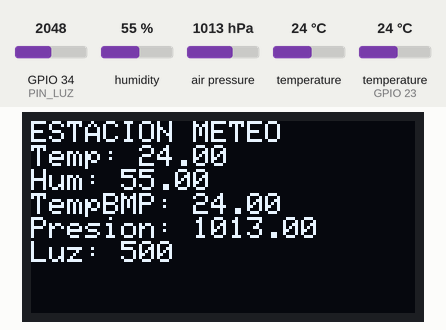
This sketch was run on a simulated ESP32. Shown: 128×64 one-colour display. The inputs (shaded band) are chosen by the test bench; at power-on: humidity 55 %, air pressure 1013 hPa, GPIO 34 (PIN_LUZ) = 2048, temperature 24 °C, temperature (sensor on GPIO 23) 24 °C. WiFi joins after 1.5 s; servers stay silent unless stated; what the sketch prints to the serial monitor is not drawn.

Above: at 2.7 s.
2.8 s: humidity set to 22 %
At 8.0 s:
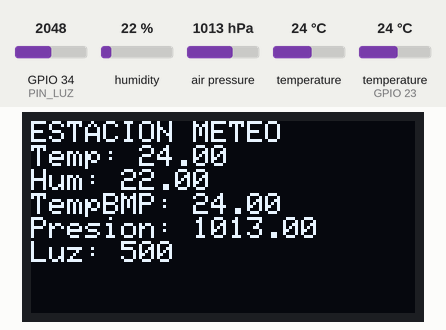
8.4 s: air pressure set to 952 hPa
At 12.8 s:
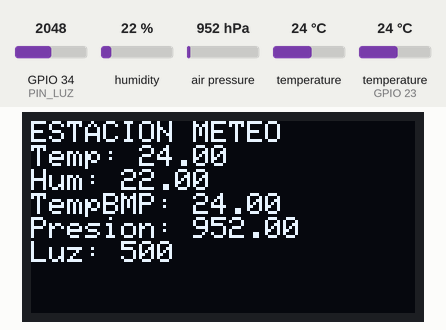
13.8 s: GPIO 34 (PIN_LUZ) set to 2866
At 18.7 s:
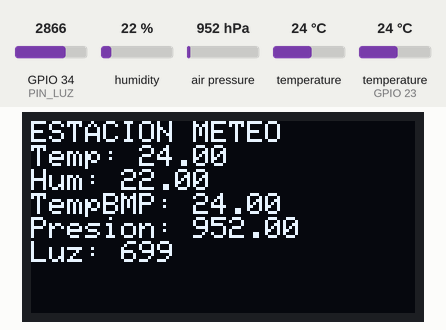
19.1 s: temperature (sensor 0) set to 12 °C
At 23.5 s:
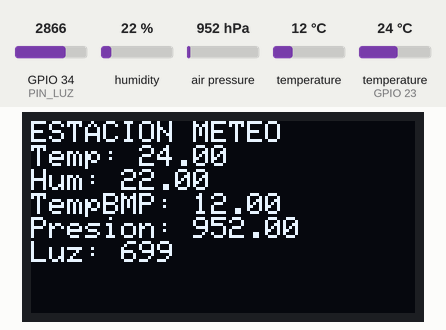
24.5 s: temperature (sensor on GPIO 23) set to 12 °C
At 29.4 s:
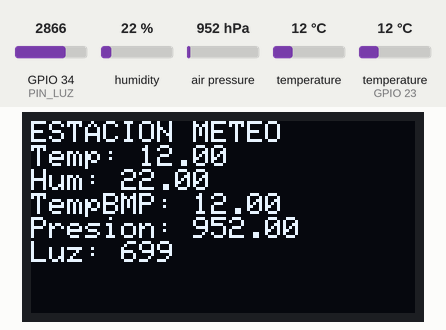
29.8 s: GPIO 34 (PIN_LUZ) set to 3972
At 34.2 s:
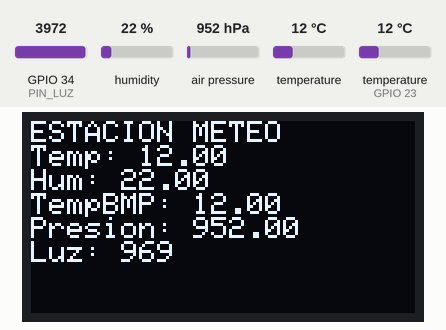
Timing chart, 0 to 35.7 s (numbered marks = the images above; inputs shaded):
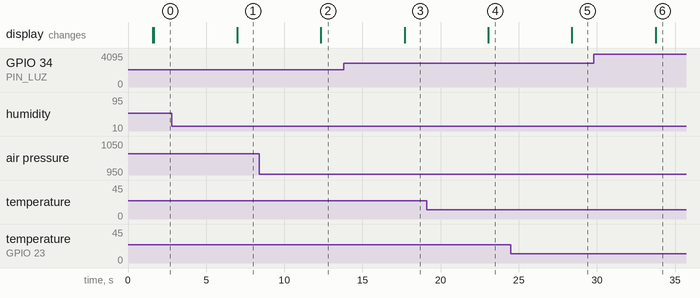

Measured:
- after the input at 2.8 s, the display: changes after 4.2 s (image 1)
- after the input at 8.4 s, the display: changes after 3.9 s (image 2)
- after the input at 13.8 s, the display: changes after 3.9 s (image 3)
- after the input at 19.1 s, the display: changes after 3.9 s (image 4)
- after the input at 24.5 s, the display: changes after 3.9 s (image 5)
- after the input at 29.8 s, the display: changes after 3.9 s (image 6)

The sketch:

estacion.ino
```cpp
#include <DHT.h>
#include <Wire.h>
#include <Adafruit_Sensor.h>
#include <Adafruit_BMP280.h>
#include <Adafruit_SSD1306.h>
#include <WiFi.h>
#include <ThingSpeak.h>
#include "esp_sleep.h"

// ===== WIFI =====
const char* ssid = "SigmaBoy";
const char* password = "MarioFeoMan";

// ===== THINGSPEAK =====
unsigned long channelID = 3263364;
const char* writeAPIKey = "GFWXVTHY902ADWK6";
WiFiClient client;

// ===== TIEMPOS =====
#define TIEMPO_ACTIVO 60000
#define TIEMPO_DORMIR 60
#define uS_TO_S_FACTOR 1000000

// ===== SENSORES =====
#define DHTPIN 23
#define DHTTYPE DHT11
DHT dht(DHTPIN, DHTTYPE);

Adafruit_BMP280 bmp;

#define PIN_LUZ 34

// ===== OLED =====
#define SCREEN_WIDTH 128
#define SCREEN_HEIGHT 64
Adafruit_SSD1306 display(128, 64, &Wire, -1);

unsigned long tiempoInicio;

void setup() {

  Serial.begin(115200);

  Wire.begin();

  tiempoInicio = millis();

  dht.begin();

  if (!bmp.begin(0x76)) {
    Serial.println("BMP280 no encontrado");
  }

  // ===== OLED =====
  if(!display.begin(SSD1306_SWITCHCAPVCC, 0x3C)) {
    Serial.println("OLED no encontrado");
  }

  display.clearDisplay();
  display.setTextSize(1);
  display.setTextColor(SSD1306_WHITE);
  display.setCursor(0,0);
  display.println("Iniciando...");
  display.display();

  // ===== WIFI =====
  WiFi.begin(ssid, password);

  Serial.print("Conectando WiFi");

  while(WiFi.status() != WL_CONNECTED){
    delay(500);
    Serial.print(".");
  }

  Serial.println("OK");

  ThingSpeak.begin(client);

  display.clearDisplay();
  display.setCursor(0,0);
  display.println("WiFi conectado");
  display.println(WiFi.localIP());
  display.display();
}

void loop() {

  // ===== LEER SENSORES =====
  float h = dht.readHumidity();
  float t = dht.readTemperature();
  float tempBMP = bmp.readTemperature();
  float presion = bmp.readPressure() / 100.0;
  float altitud = bmp.readAltitude(1013.25);

  int luzRaw = analogRead(PIN_LUZ);
  int luz = map(luzRaw, 0, 4095, 0, 1000);

  // ===== OLED =====
  display.clearDisplay();
  display.setCursor(0,0);

  display.println("ESTACION METEO");
  display.print("Temp: "); display.println(t);
  display.print("Hum: "); display.println(h);
  display.print("TempBMP: "); display.println(tempBMP);
  display.print("Presion: "); display.println(presion);
  display.print("Luz: "); display.println(luz);

  display.display();

  // ===== THINGSPEAK =====
  ThingSpeak.setField(1, t);
  ThingSpeak.setField(2, h);
  ThingSpeak.setField(3, tempBMP);
  ThingSpeak.setField(4, presion);
  ThingSpeak.setField(5, altitud);
  ThingSpeak.setField(6, luz);

  ThingSpeak.writeFields(channelID, writeAPIKey);

  delay(5000);

  // ===== DORMIR =====
  if (millis() - tiempoInicio >= TIEMPO_ACTIVO) {

    display.clearDisplay();
    display.setCursor(0,0);
    display.println("Durmiendo 1 min...");
    display.display();

    delay(2000);

    esp_sleep_enable_timer_wakeup(TIEMPO_DORMIR * uS_TO_S_FACTOR);
    esp_deep_sleep_start();
  }
}
```
